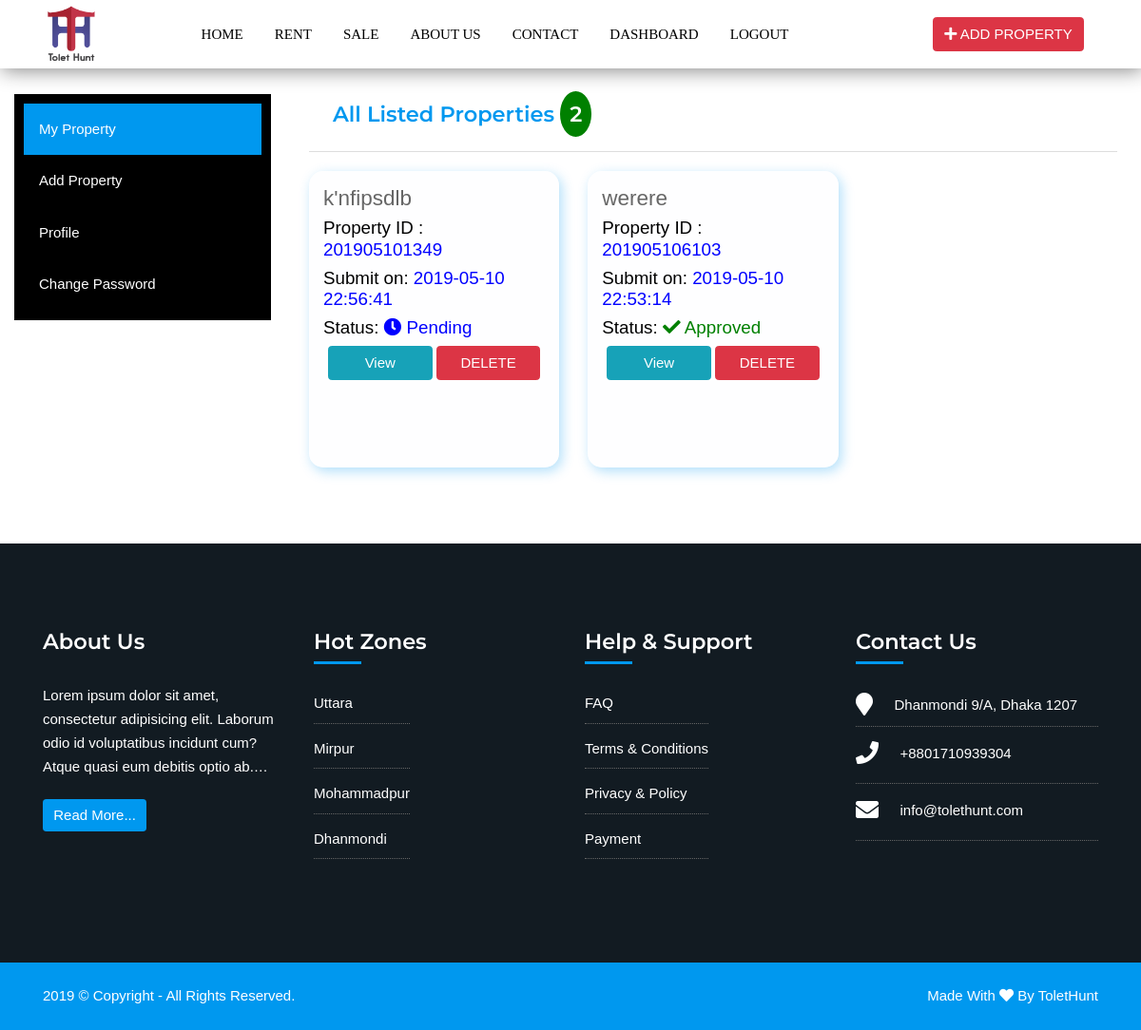
The app's page /dashboard.php (signed in) with its own data.
### tables this page shows
CREATE TABLE `properties` (
  `PROPERTY_NO` int(11) NOT NULL,
  `PROPERTY_ID` varchar(25) NOT NULL,
  `USER_NO` int(11) NOT NULL,
  `TYPE_NO` int(11) NOT NULL,
  `CATEGORY_NO` int(11) NOT NULL,
  `PROPERTY_TITLE` text NOT NULL,
  `PROPERTY_DESCRIPTION` longtext NOT NULL,
  `ADDRESS` text NOT NULL,
  `CITY_NO` int(11) NOT NULL,
  `AREA_NO` int(11) NOT NULL,
  `PREFERED_TENANT` varchar(25) NOT NULL,
  `AVAILABLE_FROM` varchar(55) NOT NULL,
  `MONTHLY_SEAT_RENT` varchar(55) NOT NULL,
  `HAS_UTILITY_BILL` varchar(25) NOT NULL,
  `UTILITY_BILL` varchar(55) NOT NULL,
  `NUM_OF_FLOOR` varchar(55) NOT NULL,
  `NUM_OF_FLAT` varchar(55) NOT NULL,
  `NUM_OF_ROOM` varchar(55) NOT NULL,
  `NUM_OF_SEAT` varchar(55) NOT NULL,
  `NUM_OF_BEDROOM` varchar(55) NOT NULL,
  `NUM_OF_BALCONY` varchar(55) NOT NULL,
  `NUM_OF_BATHROOM` varchar(55) NOT NULL,
  `BATHROOM_TYPE` varchar(55) NOT NULL,
  `AVAILABLE_ON_FLOOR` varchar(500) NOT NULL,
  `PROPERTY_SIZE` double NOT NULL,
  `PROPERTY_UNIT_PRICE` double NOT NULL,
  `TOTAL_PRICE` double NOT NULL,
  `DEPOSITE_AMOUNT` double NOT NULL,
  `IS_NEGOCIABLE` varchar(15) NOT NULL,
  `HANDOVER_DATE` date NOT NULL,
  `AMENITY_NO` text NOT NULL,
  `IMAGE_URL1` varchar(500) NOT NULL,
  `IMAGE_URL2` varchar(255) NOT NULL,
  `IMAGE_URL3` varchar(255) NOT NULL,
  `IMAGE_URL4` varchar(255) NOT NULL,
  `IMAGE_URL5` varchar(255) NOT NULL,
  `POSTED_ON` datetime NOT NULL,
  `AD_YEAR` varchar(15) NOT NULL,
  `IS_APPROVED` int(1) NOT NULL DEFAULT '0',
  `IS_DELETED` int(1) NOT NULL DEFAULT '0',
  `DELETED_BY` int(11) NOT NULL,
  `DELETED_ON` datetime NOT NULL
);

CREATE TABLE `about_us` (
  `ABOUT_US_NO` int(11) NOT NULL,
  `ABOUT_US` longtext NOT NULL,
  `VIDEO_URL` text NOT NULL,
  `CONTACT_NO` varchar(55) NOT NULL,
  `EMAIL` varchar(55) NOT NULL,
  `ADDRESS` text NOT NULL
);

CREATE TABLE `gen_areas` (
  `AREA_NO` int(11) NOT NULL,
  `CITY_NO` int(11) NOT NULL,
  `AREA_NAME` varchar(255) NOT NULL,
  `AREA_IMAGE` varchar(255) NOT NULL,
  `SHOW_HOME` int(1) NOT NULL DEFAULT '0',
  `CREATED_BY` int(11) NOT NULL,
  `CREATED_ON` datetime NOT NULL,
  `IS_DELETED` int(1) NOT NULL DEFAULT '0',
  `DELETED_BY` int(11) NOT NULL,
  `DELETED_ON` int(11) NOT NULL,
  `IS_UPDATED` int(1) NOT NULL DEFAULT '0',
  `UPDATED_BY` int(11) NOT NULL,
  `UPDATED_ON` datetime NOT NULL
);

### dashboard.php (the view, shortened to what this page needs)
<?php include 'includes/header.php' ?>
<div class="container-fluid">
	<div class="row">
		<div class="col-md-3">
			<div class="leftmenu">
				<div class="sidebar">
<a class="active" href="dashboard.php">My Property</a>
 <a href="propertyAD.php">Add Property</a>
 <a  href="profile.php">Profile</a>
 <a class="" href="changePass.php">Change Password</a>
</div>
			</div>
		</div>
		<div class="col-md-9">
			<div class="rightmenu">
				<div class="singleProperty">
          <?php
          $USER_NO =$_SESSION['client']['USER_NO'];
          $sql1="SELECT * FROM `properties` WHERE `USER_NO`='$USER_NO' ORDER BY PROPERTY_NO DESC";
          $query1 = mysqli_query($con,$sql1);
          $count = mysqli_num_rows($query1);
       ?>
          <h3>All listed Properties <span><?=$count?></span></h3>
        </div>
<div class="row">
 <?php
              $USER_NO =$_SESSION['client']['USER_NO'];
              $sql="SELECT * FROM `properties` WHERE `USER_NO`='$USER_NO' ORDER BY PROPERTY_NO DESC";
              $query = mysqli_query($con,$sql);
                while($row = mysqli_fetch_array($query)):
           ?>
  <div class="col-md-4 col-xs-12">
    <div class="listed-property">
          <div class="listed-card">
            <h4><?=$row['PROPERTY_TITLE']?></h4>
            <h5>Property ID : <span><?=$row['PROPERTY_ID']?></span></h5>
            <h5>Submit on: <span><?=$row['POSTED_ON']?></span> </h5>
          <?php
                    if($row['IS_APPROVED']==1 && $row['IS_DELETED']==0):
                  ?>
                      <h5>Status: <span class="ap"> <i class="fa fa-check"></i> Approved</span> </h5>
                  <?php
                    elseif($row['IS_APPROVED']==0 && $row['IS_DELETED']==0):
                  ?>
                      <h5>Status: <span class="pd"> <i class="fa fa-clock"></i> Pending</span> </h5>
                  <?php
                    elseif($row['IS_DELETED']==1):
                  ?>
                    <h5>Status: <span class="dl"> <i class="fa fa-trash"></i> Deleted</span> </h5>
                  <?php endif;?>
          </div>
          <div class="button-group">
            <?php
                    if($row['IS_DELETED']==0):
                  ?>
             <a href="<?='property-details.php'.'?property='.$row['PROPERTY_NO']?>" class="btn btn-info">View</a>
          <a href="<?='dashboard.php'.'?delete='.$row['PROPERTY_NO']?>"  class="btn btn-danger">DELETE</a>
          <?php endif;?>
          </div>
        </div>
  </div>
   <?php endwhile;?>
</div>
			</div>
		</div>
	</div>
</div>
<?php include 'includes/footer.php' ?>

### includes/footer.php (shortened to what this page needs)
	<footer class="first-footer">
		<div class="top-footer">
			<div class="container">
				<div class="row">
					<div class="col-lg-3 col-md-6">
						<h3>About Us</h3>
						<div class="netabout">
							<p style="overflow: hidden;text-overflow: ellipsis;display: -webkit-box;line-height: 25px;max-height: 100px;-webkit-line-clamp: 4;-webkit-box-orient: vertical;"><?=$about['ABOUT_US']?></p>
							<a href="about.php" class="btn btn-secondary">Read More...</a>
						</div>
					</div>
					<div class="col-lg-3 col-md-6">
						<div class="navigation">
							<h3>Hot Zones</h3>
							<div class="nav-footer">
								<ul>
								<?php
				                    $sql_area ="SELECT * FROM `gen_areas` WHERE `IS_DELETED`=0 AND `SHOW_HOME`=1";
				                    $area_query = mysqli_query($con,$sql_area);
				                    while($area_row = mysqli_fetch_array($area_query)):
				                ?>
									<li><a href="<?='property.php'.'?area='.$area_row['AREA_NO']?>"><?=$area_row['AREA_NAME']?></a></li>
								<?php endwhile;?>
								</ul>
							</div>
						</div>
					</div>
					<div class="col-lg-3 col-md-6">
						<div class="navigation">
							<h3>Help & Support</h3>
							<div class="nav-footer">
								<ul>
									<li><a href="faq.php">FAQ</a></li>
								<li><a href="index.php">Terms & Conditions</a></li>
								<li><a href="index.php">Privacy & Policy</a></li>
								<li><a href="index.php">Payment</a></li>
								</ul>
							</div>
						</div>
					</div>
					<div class="col-lg-3 col-md-6">
						<div class="contactus navigation">
							<h3>Contact Us</h3>
							<ul>
								<li>
									<div class="info">
										<i class="fa fa-map-marker" aria-hidden="true"></i>
										<p class="in-p"><?=$about['ADDRESS']?></p>
									</div>
								</li>
								<li>
									<div class="info">
										<i class="fa fa-phone" aria-hidden="true"></i>
										<p class="in-p"><a href="callto:+88<?=$about['CONTACT_NO']?>"><?=$about['CONTACT_NO']?></a></p>
									</div>
								</li>
								<li>
									<div class="info">
										<i class="fa fa-envelope" aria-hidden="true"></i>
										<p class="in-p ti"><a href="mailto:<?=$about['EMAIL']?>"><?=$about['EMAIL']?></a></p>
									</div>
								</li>
							</ul>
						</div>
					</div>
				</div>
			</div>
		</div>
		<div class="second-footer">
			<div class="container">
				<p>2019 © Copyright - All Rights Reserved.</p>
				<p>Made With <i class="fa fa-heart" aria-hidden="true"></i> By <a href="https://www.facebook.com/ji.tusher2806" target="_blank" style="color:#fff;">ToletHunt</a></p>
			</div>
		</div>
	</footer>
	<link href="https://cdnjs.cloudflare.com/ajax/libs/select2/4.0.3/css/select2.min.css" rel="stylesheet" />
</body>
</html>

### css/custom.css (style rules this page uses)
.leftmenu { margin:10% 0; padding:10px; background: black; }
.singleProperty h3 { border-bottom: 1px solid #ddd; margin-bottom: 20px; padding: 25px; color: #0098ef; text-transform: capitalize; }
.rightmenu { padding:10px; min-height: 500px; }
.sidebar { margin: auto; padding: 0; position: relative; height: 100%; overflow: auto; }
.sidebar a { display: block; color: white; padding: 16px; text-decoration: none; }
.sidebar a.active { background-color: #0098ef; color: white; }

### records on screen
properties: PROPERTY_TITLE "k'nfipsdlb", PROPERTY_ID "201905101349", POSTED_ON "2019-05-10 22:56:41", shows "Status:", IS_APPROVED 0 (drawn)
properties: PROPERTY_TITLE "werere", PROPERTY_ID "201905106103", POSTED_ON "2019-05-10 22:53:14", shows "Status:", IS_APPROVED 1 (drawn)
about_us: ABOUT_US "Lorem ipsum dolor sit amet, consectetur adipisicing elit. Laborum odio id voluptatibus incidunt cum? Atque quasi eum debitis optio…", ADDRESS "Dhanmondi 9/A, Dhaka 1207", CONTACT_NO "+8801710939304", EMAIL "info@tolethunt.com"
gen_areas: AREA_NAME "Uttara"
gen_areas: AREA_NAME "Mirpur"
gen_areas: AREA_NAME "Mohammadpur"
gen_areas: AREA_NAME "Dhanmondi"

### other values on screen
$count "2"
